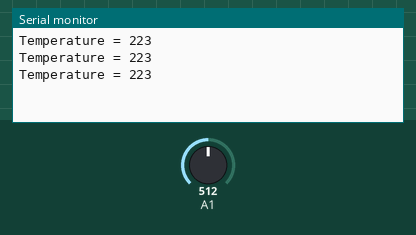
Simulated run of this sketch. Board: Arduino Uno, built with avr-gcc and run on an emulated ATmega328P. Shown: the last lines printed to the serial monitor. The inputs (shaded band) are chosen by the test bench; at power-on: A1 = 512.

Above: at 1.3 s.
1.4 s: A1 set to 716
At 1.9 s:
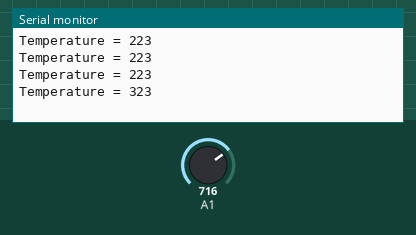
2.9 s: A1 set to 900
At 3.4 s:
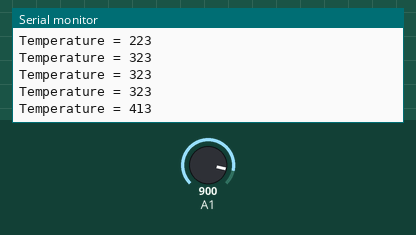
Timing chart, 0 to 5.9 s (numbered marks = the images above; inputs shaded):
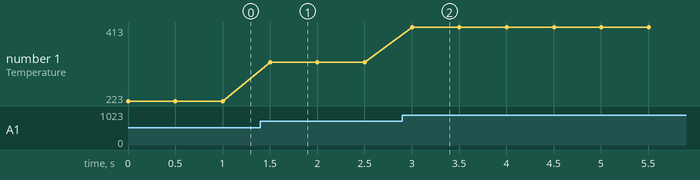

Measured:
- after the input at 1.4 s, the serial monitor: prints a new line after 0.10 s (image 1)
- after the input at 2.9 s, the serial monitor: prints a new line after 0.10 s (image 2)
- plotted number 1: 223 → 323 after the input at 1.4 s, 323 → 413 after the input at 2.9 s

The sketch:

Thermocouple_k-type.ino
```cpp
void setup() {
  Serial.begin(9600);
}

void loop() {
  int adc_val = analogRead(A1);
  int temperature = (((adc_val*4.88)-0.0027)/10)-26;
  //Serial.print(adc_val);
  Serial.print("Temperature = ");
  Serial.println(temperature);
  delay(500);
}
```
